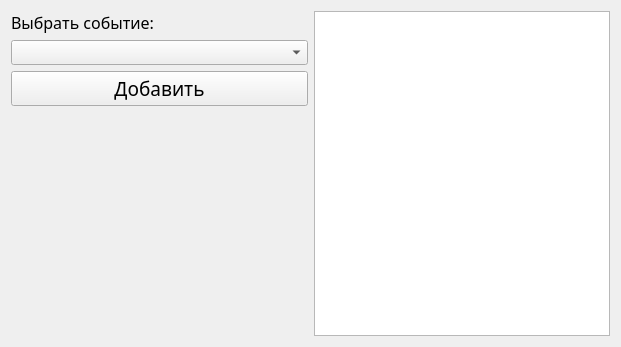
<?xml version="1.0" encoding="UTF-8"?>
<ui version="4.0">
 <class>addNoteWidget</class>
 <widget class="QWidget" name="addNoteWidget">
  <property name="geometry">
   <rect>
    <x>0</x>
    <y>0</y>
    <width>621</width>
    <height>347</height>
   </rect>
  </property>
  <property name="windowTitle">
   <string>Добавить заметку</string>
  </property>
  <layout class="QHBoxLayout" name="horizontalLayout">
   <item>
    <layout class="QVBoxLayout" name="verticalLayout">
     <item>
      <widget class="QLabel" name="label">
       <property name="font">
        <font>
         <family>Century Gothic</family>
         <pointsize>12</pointsize>
        </font>
       </property>
       <property name="text">
        <string>Выбрать событие:</string>
       </property>
      </widget>
     </item>
     <item>
      <widget class="QComboBox" name="chooseEventBox">
       <property name="sizePolicy">
        <sizepolicy hsizetype="Expanding" vsizetype="Fixed">
         <horstretch>0</horstretch>
         <verstretch>0</verstretch>
        </sizepolicy>
       </property>
       <property name="font">
        <font>
         <family>Century Gothic</family>
        </font>
       </property>
      </widget>
     </item>
     <item>
      <widget class="QPushButton" name="addIt">
       <property name="font">
        <font>
         <family>Century Gothic</family>
         <pointsize>14</pointsize>
        </font>
       </property>
       <property name="text">
        <string>Добавить</string>
       </property>
      </widget>
     </item>
     <item>
      <spacer name="verticalSpacer">
       <property name="orientation">
        <enum>Qt::Vertical</enum>
       </property>
       <property name="sizeHint" stdset="0">
        <size>
         <width>20</width>
         <height>40</height>
        </size>
       </property>
      </spacer>
     </item>
    </layout>
   </item>
   <item>
    <widget class="QPlainTextEdit" name="plainTextEdit">
     <property name="font">
      <font>
       <family>Century Gothic</family>
      </font>
     </property>
    </widget>
   </item>
  </layout>
 </widget>
 <resources/>
 <connections/>
</ui>
